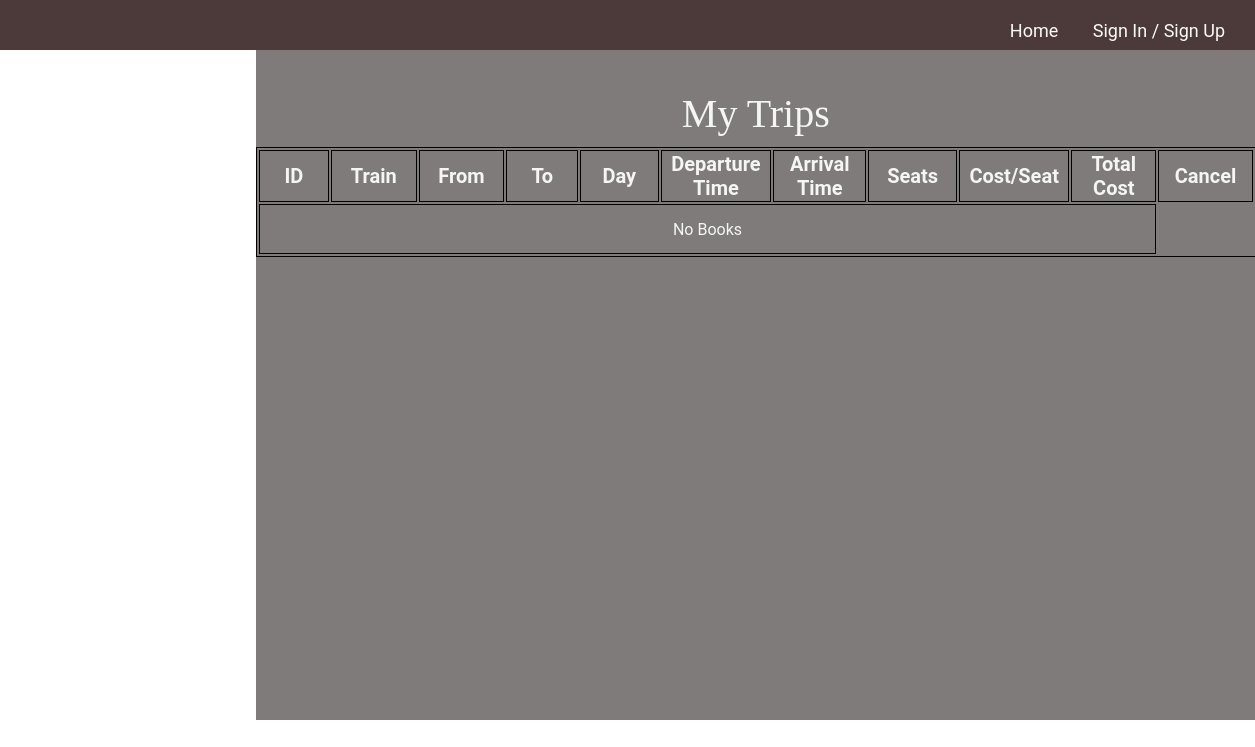
Before: /My-Trips/17/ with the older database file.
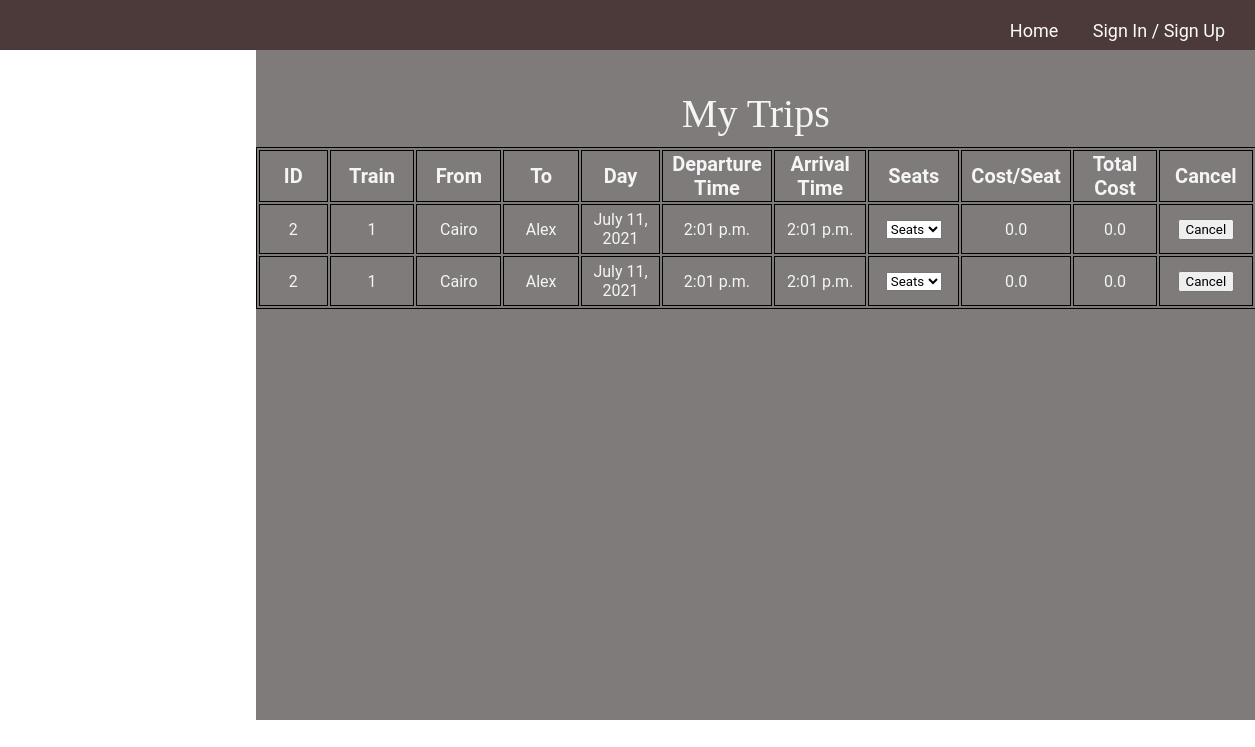
After: the same page with the newer database file.
### blog/models.py (models this page shows, shortened)
class Book(models.Model):
    trip = models.ForeignKey(
        Trip, on_delete=models.CASCADE, related_name="BookTrips", null=False)
    user = models.ForeignKey(
        User, on_delete=models.CASCADE, related_name="BookUser", null=False)
    seats = IntegerField(default=0)
    seatTrain = models.ManyToManyField(Seat)

class Trip(models.Model):
    train = models.ForeignKey(
        Train, on_delete=models.CASCADE, related_name="TripTrain")
    source = models.ForeignKey(
        Station, on_delete=models.CASCADE, related_name="TripSource", null=False)
    destination = models.ForeignKey(
        Station, on_delete=models.CASCADE, related_name="TripDest", null=False)
    day = models.DateField(null=False)
    start_Time = models.TimeField(null=False)
    end_Time = models.TimeField(null=False)
    price = models.FloatField(null=False, default=0)
    Remaining_seats = models.IntegerField(default=0, editable=False)
    seats = models.IntegerField(default=0, editable=False)

class Train(models.Model):
    Number_of_seats = models.IntegerField(default=0)
    source = models.ForeignKey(
        Station, on_delete=models.CASCADE, related_name="TrainSource", null=False)
    destination = models.ForeignKey(
        Station, on_delete=models.CASCADE, related_name="TrainDest", null=False)

class Station(models.Model):
    id = models.IntegerField(default=-1, primary_key=True)
    stationName = models.CharField(max_length=15)

### blog/views.py (the view)
# urls.py: path('My-Trips/<id>/', views.myTrips, name='myTrips'),
def myTrips(request, id):
    book = Book.objects.filter(user = id)
    return render(request, "sitePages/myTrips.html", {'books': book})

### blog/tags/tags.py (called while the page is built)
@register.simple_tag
def bookSeat(book):
    seats = book.seatTrain.all()
    return seats

@register.simple_tag
def bookPrice(book):
    count = book.seatTrain.count()
    price = count * book.trip.price
    return price

### templates/sitePages/myTrips.html (shortened to what this page needs)
{% extends "base.html" %}
{% load static %}
{% load tags %}
{% block head %}
<link rel="stylesheet" href="{% static 'css/myTrips.css' %}">
{% endblock%}
{% block content %}
<div class="trips" style="overflow: auto;">
    <p>My Trips</p>
    <table id="tripsTable">
        <tr>
            <th>ID</th>
            <th>Train</th>
            <th>From</th>
            <th>To</th>
            <th>Day</th>
            <th>Departure Time</th>
            <th>Arrival Time</th>
            <th>Seats</th>
            <th>Cost/Seat</th>
            <th>Total Cost</th>
            <th>Cancel</th>
        </tr>
        {% for book in books %}
        <tr id = "{{book.id}}">
            <td>{{book.trip.id}}</td>
            <td>{{book.trip.train.id}}</td>
            <td>{{book.trip.source.stationName}}</td>
            <td>{{book.trip.destination.stationName}}</td>
            <td>{{book.trip.day}}</td>
            <td>{{book.trip.start_Time}}</td>
            <td>{{book.trip.end_Time}}</td>
            <td>
                <select>
                    <option selected hidden>Seats</option>
                    {% bookSeat book as seats %}
                </select>
            </td>
            <td>{{book.trip.price}}</td>
            {% bookPrice book as pr %}
            <td>{{pr}}</td>
            <td><button class="cancel" data-id='{{book.id}}' data-user="{{user.id}}">Cancel</button></td>
        </tr>
        {% empty %}
        <tr id="notrip">
            <td colspan="10">No Books</td>
        </tr>
        {% endfor %}
    </table>
</div>
{% endblock content %}

### templates/base.html (shortened to what this page needs)
<!DOCTYPE html>
<html lang="en">
<head>
    {% load static %}
    <link rel="stylesheet" href="{% static 'css/basePage.css' %}">
    {% block head%} {% endblock head %}
</head>
<body style="background: url('/static/imgs/background4.png'); background-size: cover; background-repeat:no-repeat; overflow:hidden;">
    <nav class="navBar">
        <a href="{% url 'blog:home' %}">Home</a>
        {% if user.is_authenticated %}
            {% if user.is_superuser %}
                <a href="{% url 'admin:index' %}">Admin Page</a>
            {% else %}
                <a href="{% url 'blog:myTrips' user.id %}">My Trips</a>
            {% endif %}
            <a href="{% url 'blog:profile' user.username %}">{{ user.username }}</a>
            <a href="{% url 'blog:logOut' %}">Log out</a>
        {% else %}
            <a id="signIn" href="{% url 'blog:signIn' %}">Sign In</a>
            <span id="sp1">/</span>
            <a href="{% url 'blog:signUp' %}">Sign Up</a>
        {% endif %}
    </nav>
    {% block content %} {% endblock %}
</body>
</html>

### static/css/basePage.css (style rules this page uses)
* { box-sizing: border-box; }
nav { display: inline; height: 50px; top: -5px; margin-top: 5px; padding-top: 20px; text-align: right; width: 100%; font-size: 18px; font-family: "Wire+One"; background: rgba(24, 0, 0, 0.774); position: fixed; margin-left: -8px; right: 0; }
nav a { margin-right: 30px; padding: 0px; color: rgb(250, 251, 242); text-decoration: none; }
#signIn { margin-right: 0px; }
#sp1 { color: white; padding: 0 0 0 0; }

### static/css/myTrips.css (style rules this page uses)
* { box-sizing: border-box; font-family: 'Roboto', sans-serif; }
.trips p { font-family: 'Times New Roman', Times, serif; font-size: 40px; color: whitesmoke; text-align: center; padding-top: 0.5px; }
.trips { margin-top: 4%; margin-left: 20%; background: rgba(51, 46, 45, 0.63); width: 1000px; height: 670px; overflow: scroll; }
table, th, td { margin-top: -3%; border: 1px solid black; table-layout: fixed; text-align: center; }
th { width: 133.3px; height: 40px; font-size: 20px; color: whitesmoke; font-weight: bold; }
td { width: 114.28px; height: 50px; font-size: 16px; color: whitesmoke; }

Changed rows visible on the page:
added Book: trip.id "2", trip.train.id "1", trip.source.stationName "Cairo", trip.destination.stationName "Alex", trip.day "July 11, 2021", trip.start_Time "2:01 p.m.", trip.end_Time "2:01 p.m.", trip.price "0.0", pr "0.0"
added Book: trip.id "2", trip.train.id "1", trip.source.stationName "Cairo", trip.destination.stationName "Alex", trip.day "July 11, 2021", trip.start_Time "2:01 p.m.", trip.end_Time "2:01 p.m.", trip.price "0.0", pr "0.0"
Other visible differences:
text no longer shown: "No Books"
